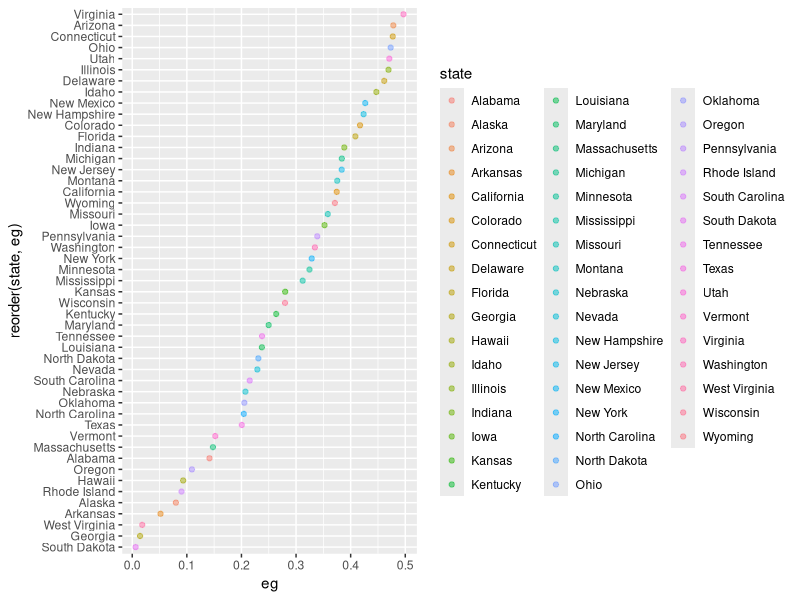
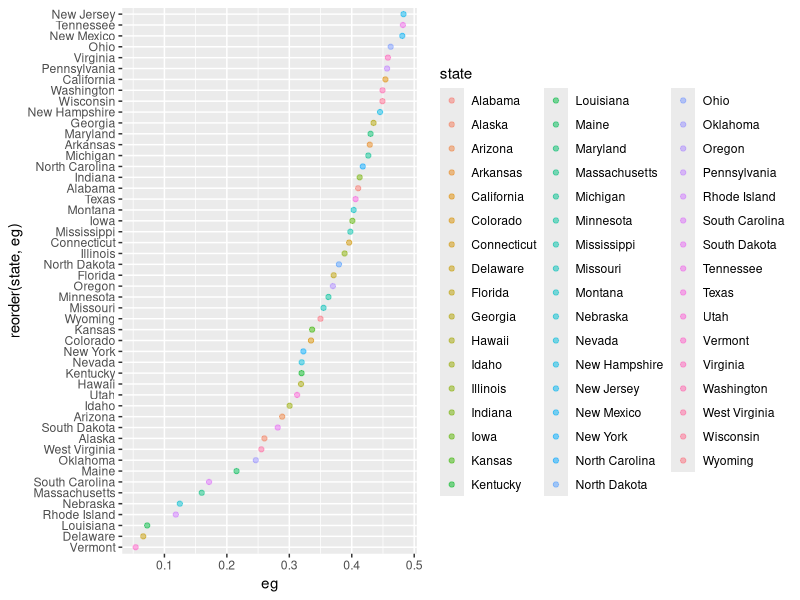
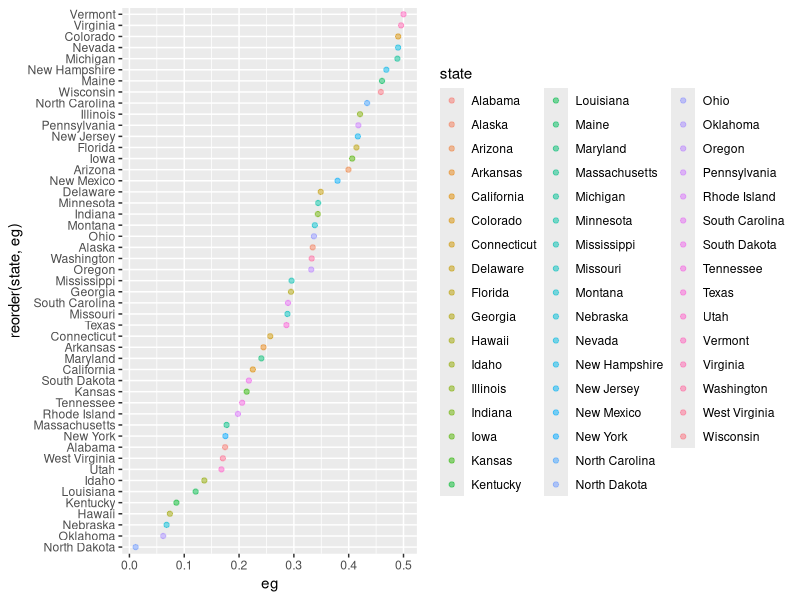
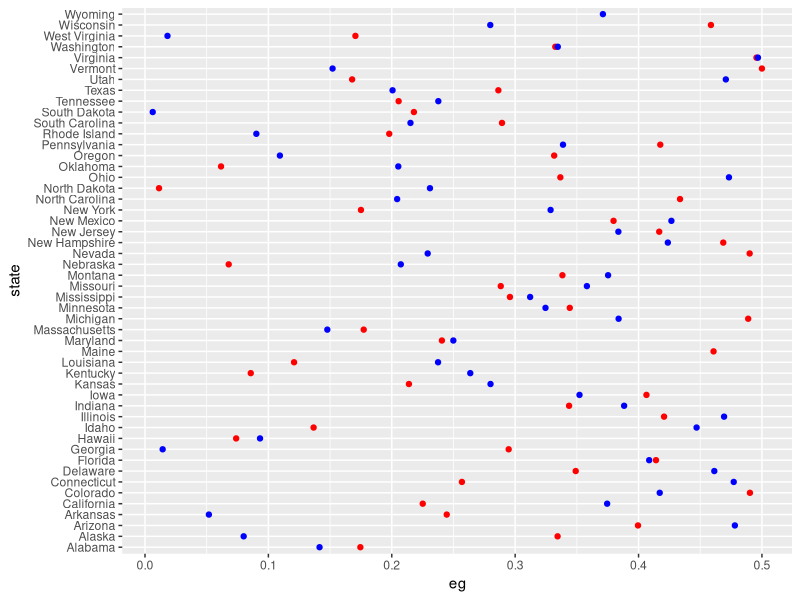

These figures' R source, in order:
## ---- chunk 1
library(tidyverse) 
## ---- chunk 2
dn <- read_csv("1976-2016-house.csv")
eg_1976 <- dn %>% filter(year == 1976, party == "democrat" | party == "republican") %>% mutate(realDistrict = paste(state, district, sep="-")) %>% select(year, state, realDistrict, party, candidatevotes, totalvotes, state) %>% group_by(state) %>% summarise(republicanvotes = sum(candidatevotes[party=="republican"]),demvotes = sum(candidatevotes[party=="democrat"]), wastedvotes_rep = case_when(
  republicanvotes > demvotes ~ round(republicanvotes-((demvotes+republicanvotes)/2)-1, digit = 0),
  demvotes > republicanvotes ~ republicanvotes
),
wastedvotes_dem = case_when(
  republicanvotes > demvotes ~ demvotes,
  demvotes > republicanvotes ~ round(demvotes-((demvotes+republicanvotes)/2)-1, digit = 0)
),
  total_statevotes = demvotes+republicanvotes,
  eg = abs(wastedvotes_dem - wastedvotes_rep)/total_statevotes) %>% select(state,eg)

glimpse(eg_1976)

## ---- chunk 3

ggplot(eg_1976, mapping = aes(x = reorder(state,eg), y = eg, color = state)) +
  geom_point(alpha = 0.5) + coord_flip()

## ---- chunk 4
dn <- read_csv("1976-2016-house.csv")
eg_1996 <- dn %>% filter(year == 1996, party == "democrat" | party == "republican") %>% mutate(realDistrict = paste(state, district, sep="-")) %>% select(year, state, realDistrict, party, candidatevotes, totalvotes, state) %>% group_by(state) %>% summarise(republicanvotes = sum(candidatevotes[party=="republican"]),demvotes = sum(candidatevotes[party=="democrat"]), wastedvotes_rep = case_when(
  republicanvotes > demvotes ~ round(republicanvotes-((demvotes+republicanvotes)/2)-1, digit = 0),
  demvotes > republicanvotes ~ republicanvotes
),
wastedvotes_dem = case_when(
  republicanvotes > demvotes ~ demvotes,
  demvotes > republicanvotes ~ round(demvotes-((demvotes+republicanvotes)/2)-1, digit = 0)
),
  total_statevotes = demvotes+republicanvotes,
  eg = abs(wastedvotes_dem - wastedvotes_rep)/total_statevotes) %>% select(state,eg)

glimpse(eg_1996)

## ---- chunk 5

ggplot(eg_1996, mapping = aes(x = reorder(state,eg), y = eg, color = state)) +
  geom_point(alpha = 0.5) + coord_flip()

## ---- chunk 6
dn <- read_csv("1976-2016-house.csv")
eg_2016 <- dn %>% filter(year == 2016, party == "democrat" | party == "republican") %>% mutate(realDistrict = paste(state, district, sep="-")) %>% select(year, state, realDistrict, party, candidatevotes, totalvotes, state) %>% group_by(state) %>% summarise(republicanvotes = sum(candidatevotes[party=="republican"]),demvotes = sum(candidatevotes[party=="democrat"]), wastedvotes_rep = case_when(
  republicanvotes > demvotes ~ round(republicanvotes-((demvotes+republicanvotes)/2)-1, digit = 0),
  demvotes > republicanvotes ~ republicanvotes
),
wastedvotes_dem = case_when(
  republicanvotes > demvotes ~ demvotes,
  demvotes > republicanvotes ~ round(demvotes-((demvotes+republicanvotes)/2)-1, digit = 0)
),
  total_statevotes = demvotes+republicanvotes,
  eg = abs(wastedvotes_dem - wastedvotes_rep)/total_statevotes) %>% select(state,eg)

glimpse(eg_2016)

## ---- chunk 7

ggplot(eg_2016, mapping = aes(x = reorder(state,eg), y = eg, color = state)) +
  geom_point(alpha = 0.5) + coord_flip()

## ---- chunk 8

ggplot(eg_2016, mapping = aes(x = state, y = eg)) +
  geom_point(color="red") + 
  geom_point(eg_1976, mapping = aes(x = state, y = eg), color="blue") +coord_flip()


